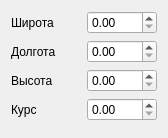
<?xml version="1.0" encoding="UTF-8"?>
<ui version="4.0">
 <class>CoordinatesSettings</class>
 <widget class="QWidget" name="CoordinatesSettings">
  <property name="geometry">
   <rect>
    <x>0</x>
    <y>0</y>
    <width>168</width>
    <height>132</height>
   </rect>
  </property>
  <property name="windowTitle">
   <string>Координаты</string>
  </property>
  <layout class="QVBoxLayout" name="verticalLayout_2">
   <item>
    <layout class="QVBoxLayout" name="verticalLayout">
     <item>
      <layout class="QHBoxLayout" name="horizontalLayout">
       <item>
        <widget class="QLabel" name="labelLantitude">
         <property name="text">
          <string>Широта</string>
         </property>
        </widget>
       </item>
       <item>
        <widget class="QDoubleSpinBox" name="spinLantitude"/>
       </item>
      </layout>
     </item>
     <item>
      <layout class="QHBoxLayout" name="horizontalLayout_2">
       <item>
        <widget class="QLabel" name="labelLongitude">
         <property name="text">
          <string>Долгота</string>
         </property>
        </widget>
       </item>
       <item>
        <widget class="QDoubleSpinBox" name="spinLongitude"/>
       </item>
      </layout>
     </item>
     <item>
      <layout class="QHBoxLayout" name="horizontalLayout_3">
       <item>
        <widget class="QLabel" name="labelAltitude">
         <property name="text">
          <string>Высота</string>
         </property>
        </widget>
       </item>
       <item>
        <widget class="QDoubleSpinBox" name="spinAltitude"/>
       </item>
      </layout>
     </item>
     <item>
      <layout class="QHBoxLayout" name="horizontalLayout_4">
       <item>
        <widget class="QLabel" name="labelCourse">
         <property name="text">
          <string>Курс</string>
         </property>
        </widget>
       </item>
       <item>
        <widget class="QDoubleSpinBox" name="spinCourse"/>
       </item>
      </layout>
     </item>
    </layout>
   </item>
   <item>
    <widget class="DialogOptions" name="widget" native="true"/>
   </item>
  </layout>
 </widget>
 <customwidgets>
  <customwidget>
   <class>DialogOptions</class>
   <extends>QWidget</extends>
   <header>dialogoptions.h</header>
   <container>1</container>
  </customwidget>
 </customwidgets>
 <resources/>
 <connections/>
</ui>
